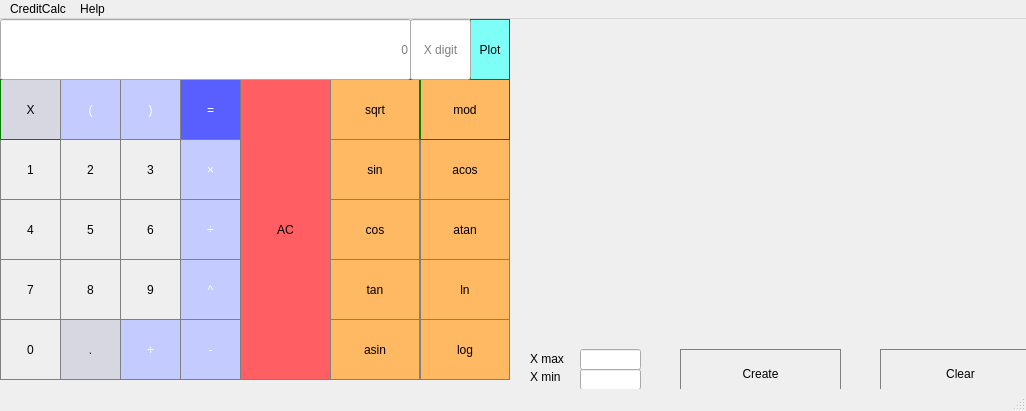
<?xml version="1.0" encoding="UTF-8"?>
<ui version="4.0">
 <class>SmartCalc</class>
 <widget class="QMainWindow" name="SmartCalc">
  <property name="geometry">
   <rect>
    <x>0</x>
    <y>0</y>
    <width>1026</width>
    <height>411</height>
   </rect>
  </property>
  <property name="windowTitle">
   <string>SmartCalc</string>
  </property>
  <property name="styleSheet">
   <string notr="true">QLabel {
	qproperty-alignment 'AlignVCenter | AlignRight';
	border-bottom: 1px solid gray;
}

background-color : white;</string>
  </property>
  <widget class="QWidget" name="centralwidget">
   <widget class="QPushButton" name="button_one">
    <property name="geometry">
     <rect>
      <x>0</x>
      <y>120</y>
      <width>61</width>
      <height>61</height>
     </rect>
    </property>
    <property name="styleSheet">
     <string notr="true">QPushButton {
	border: 1px solid gray;
}
QPushButton:pressed {
	background-color: qlineargradient(x1: 0, y1: 0, x2: 0, y2: 1,
								  stop: 0 #dadbde, stop: 1 #f6f7fa);
}</string>
    </property>
    <property name="text">
     <string>1</string>
    </property>
    <property name="shortcut">
     <string>1</string>
    </property>
   </widget>
   <widget class="QPushButton" name="button_two">
    <property name="geometry">
     <rect>
      <x>60</x>
      <y>120</y>
      <width>61</width>
      <height>61</height>
     </rect>
    </property>
    <property name="styleSheet">
     <string notr="true">QPushButton {
	border: 1px solid gray;
}
QPushButton:pressed {
	background-color: qlineargradient(x1: 0, y1: 0, x2: 0, y2: 1,
								  stop: 0 #dadbde, stop: 1 #f6f7fa);
}</string>
    </property>
    <property name="text">
     <string>2</string>
    </property>
   </widget>
   <widget class="QPushButton" name="button_three">
    <property name="geometry">
     <rect>
      <x>120</x>
      <y>120</y>
      <width>61</width>
      <height>61</height>
     </rect>
    </property>
    <property name="styleSheet">
     <string notr="true">QPushButton {
	border: 1px solid gray;
}
QPushButton:pressed {
	background-color: qlineargradient(x1: 0, y1: 0, x2: 0, y2: 1,
								  stop: 0 #dadbde, stop: 1 #f6f7fa);
}</string>
    </property>
    <property name="text">
     <string>3</string>
    </property>
    <property name="shortcut">
     <string>3</string>
    </property>
   </widget>
   <widget class="QPushButton" name="button_four">
    <property name="geometry">
     <rect>
      <x>0</x>
      <y>180</y>
      <width>61</width>
      <height>61</height>
     </rect>
    </property>
    <property name="styleSheet">
     <string notr="true">QPushButton {
	border: 1px solid gray;
}
QPushButton:pressed {
	background-color: qlineargradient(x1: 0, y1: 0, x2: 0, y2: 1,
								  stop: 0 #dadbde, stop: 1 #f6f7fa);
}</string>
    </property>
    <property name="text">
     <string>4</string>
    </property>
   </widget>
   <widget class="QPushButton" name="button_five">
    <property name="geometry">
     <rect>
      <x>60</x>
      <y>180</y>
      <width>61</width>
      <height>61</height>
     </rect>
    </property>
    <property name="styleSheet">
     <string notr="true">QPushButton {
	border: 1px solid gray;
}
QPushButton:pressed {
	background-color: qlineargradient(x1: 0, y1: 0, x2: 0, y2: 1,
								  stop: 0 #dadbde, stop: 1 #f6f7fa);
}</string>
    </property>
    <property name="text">
     <string>5</string>
    </property>
    <property name="shortcut">
     <string>5</string>
    </property>
   </widget>
   <widget class="QPushButton" name="button_six">
    <property name="geometry">
     <rect>
      <x>120</x>
      <y>180</y>
      <width>61</width>
      <height>61</height>
     </rect>
    </property>
    <property name="styleSheet">
     <string notr="true">QPushButton {
	border: 1px solid gray;
}
QPushButton:pressed {
	background-color: qlineargradient(x1: 0, y1: 0, x2: 0, y2: 1,
								  stop: 0 #dadbde, stop: 1 #f6f7fa);
}</string>
    </property>
    <property name="text">
     <string>6</string>
    </property>
    <property name="shortcut">
     <string>6</string>
    </property>
   </widget>
   <widget class="QPushButton" name="button_seven">
    <property name="geometry">
     <rect>
      <x>0</x>
      <y>240</y>
      <width>61</width>
      <height>61</height>
     </rect>
    </property>
    <property name="styleSheet">
     <string notr="true">QPushButton {
	border: 1px solid gray;
}
QPushButton:pressed {
	background-color: qlineargradient(x1: 0, y1: 0, x2: 0, y2: 1,
								  stop: 0 #dadbde, stop: 1 #f6f7fa);
}</string>
    </property>
    <property name="text">
     <string>7</string>
    </property>
    <property name="shortcut">
     <string>7</string>
    </property>
   </widget>
   <widget class="QPushButton" name="button_eight">
    <property name="geometry">
     <rect>
      <x>60</x>
      <y>240</y>
      <width>61</width>
      <height>61</height>
     </rect>
    </property>
    <property name="styleSheet">
     <string notr="true">QPushButton {
	border: 1px solid gray;
}
QPushButton:pressed {
	background-color: qlineargradient(x1: 0, y1: 0, x2: 0, y2: 1,
								  stop: 0 #dadbde, stop: 1 #f6f7fa);
}</string>
    </property>
    <property name="text">
     <string>8</string>
    </property>
    <property name="shortcut">
     <string>8</string>
    </property>
   </widget>
   <widget class="QPushButton" name="button_nine">
    <property name="geometry">
     <rect>
      <x>120</x>
      <y>240</y>
      <width>61</width>
      <height>61</height>
     </rect>
    </property>
    <property name="styleSheet">
     <string notr="true">QPushButton {
	border: 1px solid gray;
}
QPushButton:pressed {
	background-color: qlineargradient(x1: 0, y1: 0, x2: 0, y2: 1,
								  stop: 0 #dadbde, stop: 1 #f6f7fa);
}</string>
    </property>
    <property name="text">
     <string>9</string>
    </property>
    <property name="shortcut">
     <string>9</string>
    </property>
   </widget>
   <widget class="QPushButton" name="button_zero">
    <property name="geometry">
     <rect>
      <x>0</x>
      <y>300</y>
      <width>61</width>
      <height>61</height>
     </rect>
    </property>
    <property name="styleSheet">
     <string notr="true">QPushButton {
	border: 1px solid gray;
}
QPushButton:pressed {
	background-color: qlineargradient(x1: 0, y1: 0, x2: 0, y2: 1,
								  stop: 0 #dadbde, stop: 1 #f6f7fa);
}</string>
    </property>
    <property name="text">
     <string>0</string>
    </property>
    <property name="shortcut">
     <string>0</string>
    </property>
   </widget>
   <widget class="QPushButton" name="button_dot">
    <property name="geometry">
     <rect>
      <x>60</x>
      <y>300</y>
      <width>61</width>
      <height>61</height>
     </rect>
    </property>
    <property name="styleSheet">
     <string notr="true">QPushButton {
	background-color: rgb(215, 215,225);
	border: 1px solid gray;
}
QPushButton:pressed {
	background-color: qlineargradient(x1: 0, y1: 0, x2: 0, y2: 1,
								  stop: 0 #BEBEBE, stop: 1 #D7D7D7);
}</string>
    </property>
    <property name="text">
     <string>.</string>
    </property>
    <property name="shortcut">
     <string>.</string>
    </property>
   </widget>
   <widget class="QPushButton" name="button_X">
    <property name="geometry">
     <rect>
      <x>0</x>
      <y>60</y>
      <width>61</width>
      <height>61</height>
     </rect>
    </property>
    <property name="styleSheet">
     <string notr="true">QPushButton {
	background-color: rgb(215, 215,225);
	border: 1px solid green;
}
QPushButton:pressed {
	background-color: qlineargradient(x1: 0, y1: 0, x2: 0, y2: 1,
								  stop: 0 #BEBEBE, stop: 1 #D7D7D7);
}</string>
    </property>
    <property name="text">
     <string>X</string>
    </property>
    <property name="shortcut">
     <string>X, Shift+X</string>
    </property>
   </widget>
   <widget class="QPushButton" name="button_equal">
    <property name="geometry">
     <rect>
      <x>180</x>
      <y>60</y>
      <width>61</width>
      <height>61</height>
     </rect>
    </property>
    <property name="styleSheet">
     <string notr="true">QPushButton {
	background-color: rgb(89, 94, 255);
	color: white;
	border: 1px solid green;
}
QPushButton:pressed {
	background-color: qlineargradient(x1: 0, y1: 0, x2: 0, y2: 1,
								  stop: 0 #FF7832, stop: 1 #FF9739);
}</string>
    </property>
    <property name="text">
     <string>=</string>
    </property>
   </widget>
   <widget class="QPushButton" name="button_mult">
    <property name="geometry">
     <rect>
      <x>180</x>
      <y>120</y>
      <width>61</width>
      <height>61</height>
     </rect>
    </property>
    <property name="styleSheet">
     <string notr="true">QPushButton {
	background-color: rgb(195, 203, 255);
	color: white;
	border: 1px solid gray;
}
QPushButton:pressed {
	background-color: qlineargradient(x1: 0, y1: 0, x2: 0, y2: 1,
								  stop: 0 #FF7832, stop: 1 #FF9739);
}</string>
    </property>
    <property name="text">
     <string>×</string>
    </property>
    <property name="shortcut">
     <string>*</string>
    </property>
   </widget>
   <widget class="QPushButton" name="button_pow">
    <property name="geometry">
     <rect>
      <x>180</x>
      <y>240</y>
      <width>61</width>
      <height>61</height>
     </rect>
    </property>
    <property name="styleSheet">
     <string notr="true">QPushButton {
	background-color: rgb(195, 203, 255);
	color: white;
	border: 1px solid gray;
}
QPushButton:pressed {
	background-color: qlineargradient(x1: 0, y1: 0, x2: 0, y2: 1,
								  stop: 0 #FF7832, stop: 1 #FF9739);
}</string>
    </property>
    <property name="text">
     <string>^</string>
    </property>
    <property name="shortcut">
     <string>^</string>
    </property>
   </widget>
   <widget class="QPushButton" name="button_minus">
    <property name="geometry">
     <rect>
      <x>180</x>
      <y>300</y>
      <width>61</width>
      <height>61</height>
     </rect>
    </property>
    <property name="styleSheet">
     <string notr="true">QPushButton {
	background-color: rgb(195, 203, 255);
	color: white;
	border: 1px solid gray;
}
QPushButton:pressed {
	background-color: qlineargradient(x1: 0, y1: 0, x2: 0, y2: 1,
								  stop: 0 #FF7832, stop: 1 #FF9739);
}</string>
    </property>
    <property name="text">
     <string>-</string>
    </property>
    <property name="shortcut">
     <string>-</string>
    </property>
   </widget>
   <widget class="QPushButton" name="button_divide">
    <property name="geometry">
     <rect>
      <x>180</x>
      <y>180</y>
      <width>61</width>
      <height>61</height>
     </rect>
    </property>
    <property name="styleSheet">
     <string notr="true">QPushButton {
	background-color: rgb(195, 203, 255);
	color: white;
	border: 1px solid gray;
}
QPushButton:pressed {
	background-color: qlineargradient(x1: 0, y1: 0, x2: 0, y2: 1,
								  stop: 0 #FF7832, stop: 1 #FF9739);
}</string>
    </property>
    <property name="text">
     <string>÷</string>
    </property>
    <property name="shortcut">
     <string>/</string>
    </property>
   </widget>
   <widget class="QPushButton" name="button_sqrt">
    <property name="geometry">
     <rect>
      <x>330</x>
      <y>60</y>
      <width>90</width>
      <height>61</height>
     </rect>
    </property>
    <property name="styleSheet">
     <string notr="true">QPushButton {
	background-color: rgb(255, 185, 99);
	border: 1px solid green;
}
QPushButton:pressed {
	background-color: qlineargradient(x1: 0, y1: 0, x2: 0, y2: 1,
								  stop: 0 #dadbde, stop: 1 #f6f7fa);
}</string>
    </property>
    <property name="text">
     <string>sqrt</string>
    </property>
   </widget>
   <widget class="QPushButton" name="button_cos">
    <property name="geometry">
     <rect>
      <x>330</x>
      <y>180</y>
      <width>90</width>
      <height>61</height>
     </rect>
    </property>
    <property name="styleSheet">
     <string notr="true">QPushButton {
	background-color: rgb(255, 185, 99);
	border: 1px solid gray;
}
QPushButton:pressed {
	background-color: qlineargradient(x1: 0, y1: 0, x2: 0, y2: 1,
								  stop: 0 #dadbde, stop: 1 #f6f7fa);
}</string>
    </property>
    <property name="text">
     <string>cos</string>
    </property>
    <property name="shortcut">
     <string>C</string>
    </property>
   </widget>
   <widget class="QPushButton" name="button_tan">
    <property name="geometry">
     <rect>
      <x>330</x>
      <y>240</y>
      <width>90</width>
      <height>61</height>
     </rect>
    </property>
    <property name="styleSheet">
     <string notr="true">QPushButton {
	background-color: rgb(255, 185, 99);
	border: 1px solid gray;
}
QPushButton:pressed {
	background-color: qlineargradient(x1: 0, y1: 0, x2: 0, y2: 1,
								  stop: 0 #dadbde, stop: 1 #f6f7fa);
}</string>
    </property>
    <property name="text">
     <string>tan</string>
    </property>
    <property name="shortcut">
     <string>T</string>
    </property>
   </widget>
   <widget class="QPushButton" name="button_sin">
    <property name="geometry">
     <rect>
      <x>330</x>
      <y>120</y>
      <width>90</width>
      <height>61</height>
     </rect>
    </property>
    <property name="styleSheet">
     <string notr="true">QPushButton {
	background-color: rgb(255, 185, 99);
	border: 1px solid gray;
}
QPushButton:pressed {
	background-color: qlineargradient(x1: 0, y1: 0, x2: 0, y2: 1,
								  stop: 0 #dadbde, stop: 1 #f6f7fa);
}</string>
    </property>
    <property name="text">
     <string>sin</string>
    </property>
    <property name="shortcut">
     <string>S</string>
    </property>
   </widget>
   <widget class="QPushButton" name="button_asin">
    <property name="geometry">
     <rect>
      <x>330</x>
      <y>300</y>
      <width>90</width>
      <height>61</height>
     </rect>
    </property>
    <property name="styleSheet">
     <string notr="true">QPushButton {
	background-color: rgb(255, 185, 99);
	border: 1px solid gray;
}
QPushButton:pressed {
	background-color: qlineargradient(x1: 0, y1: 0, x2: 0, y2: 1,
								  stop: 0 #dadbde, stop: 1 #f6f7fa);
}</string>
    </property>
    <property name="text">
     <string>asin</string>
    </property>
    <property name="shortcut">
     <string>Shift+S</string>
    </property>
   </widget>
   <widget class="QPushButton" name="button_acos">
    <property name="geometry">
     <rect>
      <x>420</x>
      <y>120</y>
      <width>90</width>
      <height>61</height>
     </rect>
    </property>
    <property name="styleSheet">
     <string notr="true">QPushButton {
	background-color: rgb(255, 185, 99);
	border: 1px solid gray;
}
QPushButton:pressed {
	background-color: qlineargradient(x1: 0, y1: 0, x2: 0, y2: 1,
								  stop: 0 #dadbde, stop: 1 #f6f7fa);
}</string>
    </property>
    <property name="text">
     <string>acos</string>
    </property>
    <property name="shortcut">
     <string>Shift+C</string>
    </property>
   </widget>
   <widget class="QPushButton" name="button_atan">
    <property name="geometry">
     <rect>
      <x>420</x>
      <y>180</y>
      <width>90</width>
      <height>61</height>
     </rect>
    </property>
    <property name="styleSheet">
     <string notr="true">QPushButton {
	background-color: rgb(255, 185, 99);
	border: 1px solid gray;
}
QPushButton:pressed {
	background-color: qlineargradient(x1: 0, y1: 0, x2: 0, y2: 1,
								  stop: 0 #dadbde, stop: 1 #f6f7fa);
}</string>
    </property>
    <property name="text">
     <string>atan</string>
    </property>
    <property name="shortcut">
     <string>Shift+T</string>
    </property>
   </widget>
   <widget class="QPushButton" name="button_ln">
    <property name="geometry">
     <rect>
      <x>420</x>
      <y>240</y>
      <width>90</width>
      <height>61</height>
     </rect>
    </property>
    <property name="styleSheet">
     <string notr="true">QPushButton {
	background-color: rgb(255, 185, 99);
	border: 1px solid gray;
}
QPushButton:pressed {
	background-color: qlineargradient(x1: 0, y1: 0, x2: 0, y2: 1,
								  stop: 0 #dadbde, stop: 1 #f6f7fa);
}</string>
    </property>
    <property name="text">
     <string>ln</string>
    </property>
   </widget>
   <widget class="QPushButton" name="button_log">
    <property name="geometry">
     <rect>
      <x>420</x>
      <y>300</y>
      <width>90</width>
      <height>61</height>
     </rect>
    </property>
    <property name="styleSheet">
     <string notr="true">QPushButton {
	background-color: rgb(255, 185, 99);
	border: 1px solid gray;
}
QPushButton:pressed {
	background-color: qlineargradient(x1: 0, y1: 0, x2: 0, y2: 1,
								  stop: 0 #dadbde, stop: 1 #f6f7fa);
}</string>
    </property>
    <property name="text">
     <string>log</string>
    </property>
   </widget>
   <widget class="QPushButton" name="button_mod">
    <property name="geometry">
     <rect>
      <x>420</x>
      <y>60</y>
      <width>90</width>
      <height>61</height>
     </rect>
    </property>
    <property name="styleSheet">
     <string notr="true">QPushButton {
	background-color: rgb(255, 185, 99);
	border: 1px solid green;
}
QPushButton:pressed {
	background-color: qlineargradient(x1: 0, y1: 0, x2: 0, y2: 1,
								  stop: 0 #dadbde, stop: 1 #f6f7fa);
}</string>
    </property>
    <property name="text">
     <string>mod</string>
    </property>
   </widget>
   <widget class="QPushButton" name="button_clean">
    <property name="geometry">
     <rect>
      <x>240</x>
      <y>60</y>
      <width>91</width>
      <height>301</height>
     </rect>
    </property>
    <property name="styleSheet">
     <string notr="true">QPushButton {
	background-color: rgb(255, 95, 99);
	border: 1px solid gray;
}
QPushButton:pressed {
	background-color: qlineargradient(x1: 0, y1: 0, x2: 0, y2: 1,
								  stop: 0 #BEBEBE, stop: 1 #D7D7D7);
}</string>
    </property>
    <property name="text">
     <string>AC</string>
    </property>
   </widget>
   <widget class="QPushButton" name="Plot">
    <property name="geometry">
     <rect>
      <x>470</x>
      <y>0</y>
      <width>40</width>
      <height>61</height>
     </rect>
    </property>
    <property name="styleSheet">
     <string notr="true">QPushButton {
	background-color: rgb(125, 255, 248);
	color: black;
	border: 1px solid green;
}
QPushButton:pressed {
	background-color: qlineargradient(x1: 0, y1: 0, x2: 0, y2: 1,
								  stop: 0 #FF7832, stop: 1 #FF9739);
}</string>
    </property>
    <property name="text">
     <string>Plot</string>
    </property>
   </widget>
   <widget class="QCustomPlot" name="widget" native="true">
    <property name="geometry">
     <rect>
      <x>510</x>
      <y>-20</y>
      <width>561</width>
      <height>341</height>
     </rect>
    </property>
   </widget>
   <widget class="QPushButton" name="GraphCreate">
    <property name="geometry">
     <rect>
      <x>680</x>
      <y>330</y>
      <width>161</width>
      <height>50</height>
     </rect>
    </property>
    <property name="styleSheet">
     <string notr="true">QPushButton {
	border: 1px solid gray;
}
QPushButton:pressed {
	background-color: qlineargradient(x1: 0, y1: 0, x2: 0, y2: 1,
								  stop: 0 #dadbde, stop: 1 #f6f7fa);
}</string>
    </property>
    <property name="text">
     <string>Create</string>
    </property>
   </widget>
   <widget class="QPushButton" name="GraphClear">
    <property name="geometry">
     <rect>
      <x>880</x>
      <y>330</y>
      <width>161</width>
      <height>50</height>
     </rect>
    </property>
    <property name="styleSheet">
     <string notr="true">QPushButton {
	border: 1px solid gray;
}
QPushButton:pressed {
	background-color: qlineargradient(x1: 0, y1: 0, x2: 0, y2: 1,
								  stop: 0 #dadbde, stop: 1 #f6f7fa);
}</string>
    </property>
    <property name="text">
     <string>Clear</string>
    </property>
   </widget>
   <widget class="QLabel" name="labelX">
    <property name="geometry">
     <rect>
      <x>530</x>
      <y>330</y>
      <width>41</width>
      <height>20</height>
     </rect>
    </property>
    <property name="text">
     <string>X max</string>
    </property>
   </widget>
   <widget class="QLabel" name="label">
    <property name="geometry">
     <rect>
      <x>530</x>
      <y>350</y>
      <width>41</width>
      <height>16</height>
     </rect>
    </property>
    <property name="text">
     <string>X min</string>
    </property>
   </widget>
   <widget class="QLineEdit" name="Xspin">
    <property name="geometry">
     <rect>
      <x>580</x>
      <y>330</y>
      <width>61</width>
      <height>21</height>
     </rect>
    </property>
   </widget>
   <widget class="QLineEdit" name="Xspinmin">
    <property name="geometry">
     <rect>
      <x>580</x>
      <y>350</y>
      <width>61</width>
      <height>21</height>
     </rect>
    </property>
   </widget>
   <widget class="QPushButton" name="open">
    <property name="geometry">
     <rect>
      <x>60</x>
      <y>60</y>
      <width>61</width>
      <height>61</height>
     </rect>
    </property>
    <property name="styleSheet">
     <string notr="true">QPushButton {
	background-color: rgb(195, 203, 255);
	color: white;
	border: 1px solid gray;
}
QPushButton:pressed {
	background-color: qlineargradient(x1: 0, y1: 0, x2: 0, y2: 1,
								  stop: 0 #FF7832, stop: 1 #FF9739);
}</string>
    </property>
    <property name="text">
     <string>(</string>
    </property>
    <property name="shortcut">
     <string>*</string>
    </property>
   </widget>
   <widget class="QPushButton" name="close">
    <property name="geometry">
     <rect>
      <x>120</x>
      <y>60</y>
      <width>61</width>
      <height>61</height>
     </rect>
    </property>
    <property name="styleSheet">
     <string notr="true">QPushButton {
	background-color: rgb(195, 203, 255);
	color: white;
	border: 1px solid gray;
}
QPushButton:pressed {
	background-color: qlineargradient(x1: 0, y1: 0, x2: 0, y2: 1,
								  stop: 0 #FF7832, stop: 1 #FF9739);
}</string>
    </property>
    <property name="text">
     <string>)</string>
    </property>
    <property name="shortcut">
     <string>*</string>
    </property>
   </widget>
   <widget class="QPushButton" name="button_plus">
    <property name="geometry">
     <rect>
      <x>120</x>
      <y>300</y>
      <width>61</width>
      <height>61</height>
     </rect>
    </property>
    <property name="styleSheet">
     <string notr="true">QPushButton {
	background-color: rgb(195, 203, 255);
	color: white;
	border: 1px solid gray;
}
QPushButton:pressed {
	background-color: qlineargradient(x1: 0, y1: 0, x2: 0, y2: 1,
								  stop: 0 #FF7832, stop: 1 #FF9739);
}</string>
    </property>
    <property name="text">
     <string>+</string>
    </property>
    <property name="shortcut">
     <string>+</string>
    </property>
   </widget>
   <widget class="QLineEdit" name="XDigit">
    <property name="geometry">
     <rect>
      <x>410</x>
      <y>0</y>
      <width>61</width>
      <height>61</height>
     </rect>
    </property>
    <property name="styleSheet">
     <string notr="true">QLabel {
	border: 1px solid green;
}

background-color : white;</string>
    </property>
    <property name="inputMask">
     <string/>
    </property>
    <property name="text">
     <string/>
    </property>
    <property name="alignment">
     <set>Qt::AlignCenter</set>
    </property>
    <property name="placeholderText">
     <string>X digit</string>
    </property>
   </widget>
   <widget class="QLineEdit" name="result">
    <property name="geometry">
     <rect>
      <x>0</x>
      <y>0</y>
      <width>411</width>
      <height>61</height>
     </rect>
    </property>
    <property name="alignment">
     <set>Qt::AlignRight|Qt::AlignTrailing|Qt::AlignVCenter</set>
    </property>
    <property name="placeholderText">
     <string>0</string>
    </property>
   </widget>
  </widget>
  <widget class="QStatusBar" name="statusbar"/>
  <widget class="QMenuBar" name="menuBar">
   <property name="geometry">
    <rect>
     <x>0</x>
     <y>0</y>
     <width>1026</width>
     <height>24</height>
    </rect>
   </property>
   <widget class="QMenu" name="menuCreditCalc">
    <property name="title">
     <string>CreditCalc</string>
    </property>
    <addaction name="CreditCalc"/>
   </widget>
   <widget class="QMenu" name="menuHelp">
    <property name="title">
     <string>Help</string>
    </property>
    <addaction name="separator"/>
    <addaction name="instruction"/>
   </widget>
   <addaction name="menuCreditCalc"/>
   <addaction name="menuHelp"/>
  </widget>
  <action name="actionSmartCalc">
   <property name="text">
    <string>SmartCalc</string>
   </property>
  </action>
  <action name="CreditCalc">
   <property name="text">
    <string>Calculate</string>
   </property>
  </action>
  <action name="instruction">
   <property name="text">
    <string>SC v1.0 instruction</string>
   </property>
  </action>
 </widget>
 <customwidgets>
  <customwidget>
   <class>QCustomPlot</class>
   <extends>QWidget</extends>
   <header>qcustomplot.h</header>
   <container>1</container>
  </customwidget>
 </customwidgets>
 <resources/>
 <connections/>
</ui>
